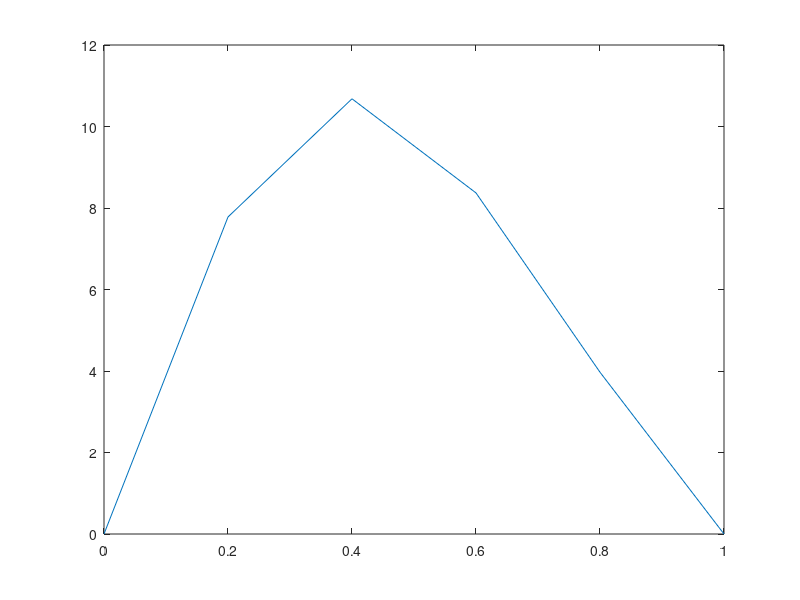

Source code (MATLAB):
clear all
x=[0,0.2,0.4,0.6,0.8,1];
y=[0,7.78,10.68,8.37,3.97,0];

plot(x,y)

ei=1.2e-5;

dx(1)=(y(2)-y(1))/(x(2)-x(1));
dx(2)=(y(3)-y(2))/(x(3)-x(2));
dx(3)=(y(4)-y(3))/(x(4)-x(3));
dx(4)=(y(5)-y(4))/(x(5)-x(4));
dx(5)=(y(6)-y(5))/(x(6)-x(5));

M=ei*dx
